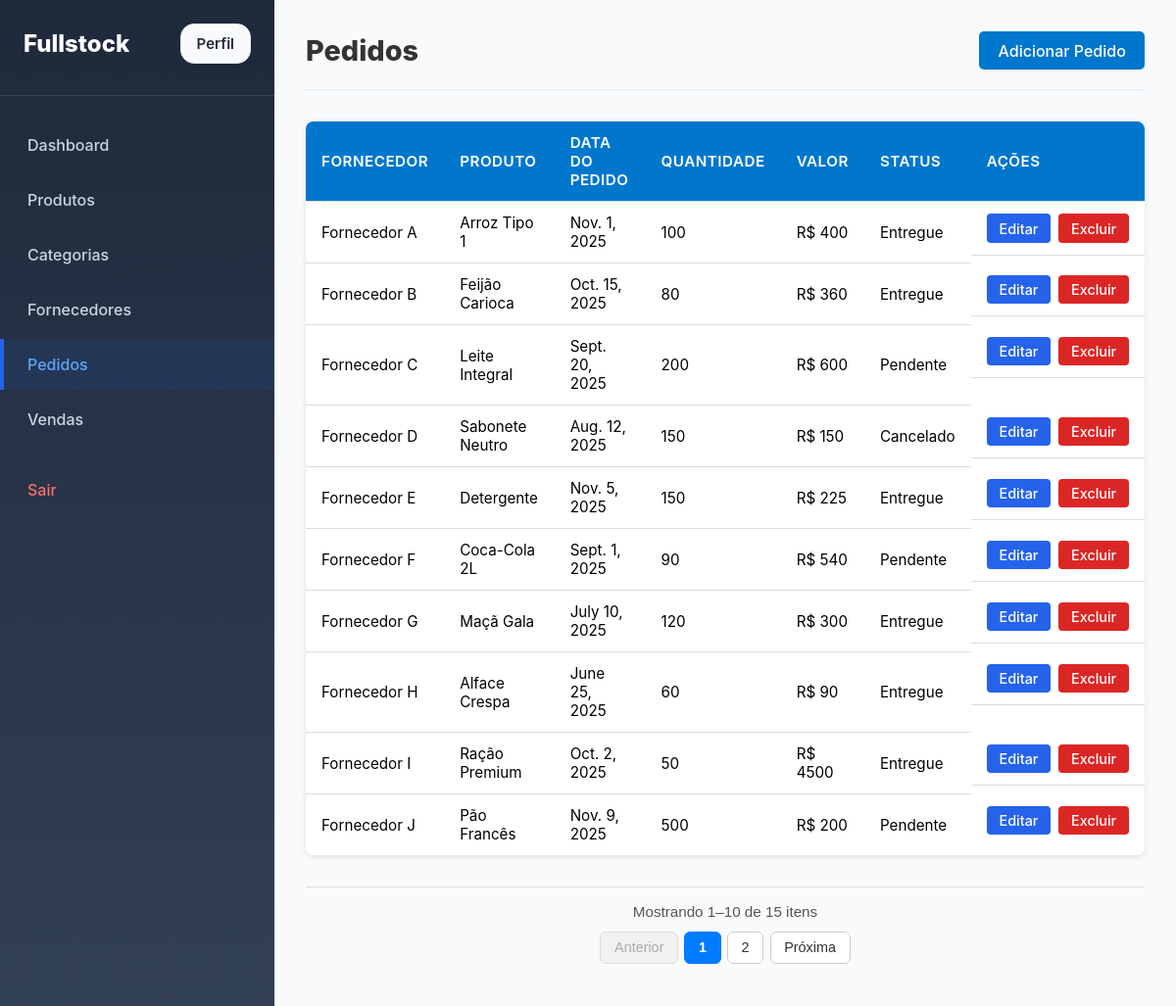
Page /orders/ (signed in) on the committed database.
### stock/models.py (models this page shows, shortened)
class Order(models.Model):
    provider = models.ForeignKey(Provider, on_delete=models.CASCADE)
    product = models.ForeignKey(Product, on_delete=models.CASCADE)
    orderDate = models.DateField()
    quantity = models.IntegerField()
    value = models.IntegerField()
    status = models.CharField(max_length=50)

class Provider(models.Model):
    name = models.CharField(max_length=50)
    cnpj = models.CharField(max_length=14)
    contact = models.CharField(max_length=20)
    address = models.CharField(max_length=50)

class Product(models.Model):
    name = models.CharField(max_length=50)
    quantity = models.IntegerField()
    allotment = models.IntegerField()
    dueDate = models.DateField()
    salePrice = models.FloatField()
    productionPrice = models.FloatField()
    description = models.TextField()
    sku = models.IntegerField()
    active = models.BooleanField(default=True)
    category = models.ForeignKey(Category, on_delete=models.CASCADE)
    provider = models.ForeignKey(Provider, on_delete=models.CASCADE)
    local = models.CharField(max_length=30)
    image = models.ImageField(upload_to='products_image/', blank=True, null=True)

### stock/views.py (the view)
# urls.py: path('orders/', views.OrderListView.as_view(), name='orders'),
@method_decorator(login_required, name='dispatch')
class OrderListView(ListView):
    model = Order
    template_name = 'stock/orders.html'
    context_object_name = 'order_list'
    paginate_by = 10
    ordering = ['id']
    def get_context_data(self, **kwargs):
        context = super().get_context_data(**kwargs)
        paginator = context['paginator']
        page_obj = context['page_obj']
        context.update({
            'start_index': page_obj.start_index(),
            'end_index': page_obj.end_index(),
            'total_items': paginator.count,
        })
        return context

### stock/models.py (called while the page is built)
    @property
    def is_admin(self):
        return self.is_staff or self.is_superuser or self.groups.filter(name="ADMIN").exists()

### stock/templates/stock/orders.html
{% extends 'base.html' %}
{% block main %}
<header class="page-header">
    <h1>Pedidos</h1>
    <a class="btn-primary" href="{% url 'createOrder' %}">Adicionar Pedido</a>
</header>
{% if order_list %}
<div class="table-container">
    <table class="data-table">
        <thead>
        <tr>
            <th>Fornecedor</th>
            <th>Produto</th>
            <th>Data do Pedido</th>
            <th>Quantidade</th>
            <th>Valor</th>
            <th>Status</th>
            <th class="actions-header">Ações</th>
        </tr>
        </thead>
        <tbody>
        {% for order in page_obj %}
        <tr>
            <td>{{ order.provider.name }}</td>
            <td>{{ order.product.name }}</td>
            <td>{{ order.orderDate }}</td>
            <td>{{ order.quantity }}</td>
            <td>R$ {{ order.value }}</td>
            <td>{{ order.status }}</td>
            <td class="data-table actions">
                <a href="{% url 'updateOrder' order.id %}" class="btn-edit">Editar</a>
                <a href="{% url 'deleteOrder' order.id %}" class="btn-delete">Excluir</a>
            </td>
        </tr>
        {% endfor %}
        </tbody>
    </table>
</div>
{% else %}
<p>Nenhum pedido cadastrado.</p>
{% endif %}
{% include 'pagination.html' %}
{% endblock %}

### static/css/main.css (style rules this page uses)
html, body { margin: 0; padding: 0; width: 100%; height: 100%; font-family: -apple-system, BlinkMacSystemFont, "Segoe UI", Roboto, Oxygen, Ubuntu, Cantarell, sans-serif; background: #f1f5f9; }
.page-header { display: flex; justify-content: space-between; align-items: center; margin-bottom: 24px; }
.page-header h1 { font-size: 28px; font-weight: 700; margin: 0; }
.btn-primary { background: #2563eb; color: white; padding: 10px 16px; border-radius: 8px; text-decoration: none; font-weight: 600; }
.btn-edit, .btn-delete { padding: 8px 14px; border-radius: 8px; font-size: 14px; color: white; }
.btn-edit { background: #2563eb; }
.btn-delete { background: #ef4444; }
.btn-delete, .btn-cancel { padding: 0.7rem 1.5rem; border: none; border-radius: 8px; font-weight: 600; cursor: pointer; text-decoration: none; transition: all 0.2s ease; }
.btn-delete { background: #e53935; color: #fff; }

### static/css/dashboard.css (style rules this page uses)
.page-header { display: flex; justify-content: space-between; align-items: center; margin-bottom: 32px; padding-bottom: 20px; border-bottom: 1px solid #e2e8f0; }
.page-header h1 { font-size: 32px; font-weight: 800; color: #1e293b; margin: 0; }

### static/css/products.css (style rules this page uses)
.btn-edit, .btn-delete { padding: 8px 14px; border-radius: 8px; font-size: 14px; color: white; }
.btn-edit { background: #2563eb; }
.btn-delete { background: #ef4444; }

### static/css/table-list.css (style rules this page uses)
.table-container { width: 100%; overflow-x: auto; margin-top: 2rem; border-radius: 8px; box-shadow: 0 2px 6px rgba(0, 0, 0, 0.1); }
.data-table { width: 100%; border-collapse: collapse; background-color: #fff; font-size: 0.95rem; text-align: left; }
.data-table thead { background-color: #0077cc; color: #fff; }
.data-table th, .data-table td { padding: 0.75rem 1rem; border-bottom: 1px solid #ddd; }
.data-table th { font-weight: 600; text-transform: uppercase; letter-spacing: 0.5px; }
.data-table tbody tr:last-child td { border-bottom: none; }
.page-header { display: flex; justify-content: space-between; align-items: center; margin-bottom: 1.5rem; }
.page-header h1 { font-size: 1.8rem; color: #333; }
.btn-primary { background-color: #0077cc; color: #fff; padding: 0.6rem 1.2rem; border-radius: 5px; text-decoration: none; font-weight: 500; transition: background-color 0.3s ease; }
.actions { display: flex; gap: 0.5rem; }
.btn-edit, .btn-delete { padding: 0.4rem 0.8rem; border-radius: 4px; text-decoration: none; font-weight: 500; font-size: 0.9rem; transition: all 0.3s ease; }
.btn-edit { background-color: #ffc107; color: #333; }
.btn-delete { background-color: #dc3545; color: #fff; }

### static/css/user.css (style rules this page uses)
.btn-edit { background: #2563eb; color: white; }
.btn-delete { background: #dc2626; color: white; }

### rows in the picture
Order: provider.name "Fornecedor A", product.name "Arroz Tipo 1", orderDate "Nov. 1, 2025", quantity "100", value "400", status "Entregue"
Order: provider.name "Fornecedor B", product.name "Feijão Carioca", orderDate "Oct. 15, 2025", quantity "80", value "360", status "Entregue"
Order: provider.name "Fornecedor C", product.name "Leite Integral", orderDate "Sept. 20, 2025", quantity "200", value "600", status "Pendente"
Order: provider.name "Fornecedor D", product.name "Sabonete Neutro", orderDate "Aug. 12, 2025", quantity "150", value "150", status "Cancelado"
Order: provider.name "Fornecedor E", product.name "Detergente", orderDate "Nov. 5, 2025", quantity "150", value "225", status "Entregue"
Order: provider.name "Fornecedor F", product.name "Coca-Cola 2L", orderDate "Sept. 1, 2025", quantity "90", value "540", status "Pendente"
Order: provider.name "Fornecedor G", product.name "Maçã Gala", orderDate "July 10, 2025", quantity "120", value "300", status "Entregue"
Order: provider.name "Fornecedor H", product.name "Alface Crespa", orderDate "June 25, 2025", quantity "60", value "90", status "Entregue"
Order: provider.name "Fornecedor I", product.name "Ração Premium", orderDate "Oct. 2, 2025", quantity "50", value "4500", status "Entregue"
Order: provider.name "Fornecedor J", product.name "Pão Francês", orderDate "Nov. 9, 2025", quantity "500", value "200", status "Pendente"

### other values in the picture
{{ start_index }} "1"
{{ end_index }} "10"
{{ total_items }} "15"
{{ page_num }} "1"
{{ page_num }} "2"
